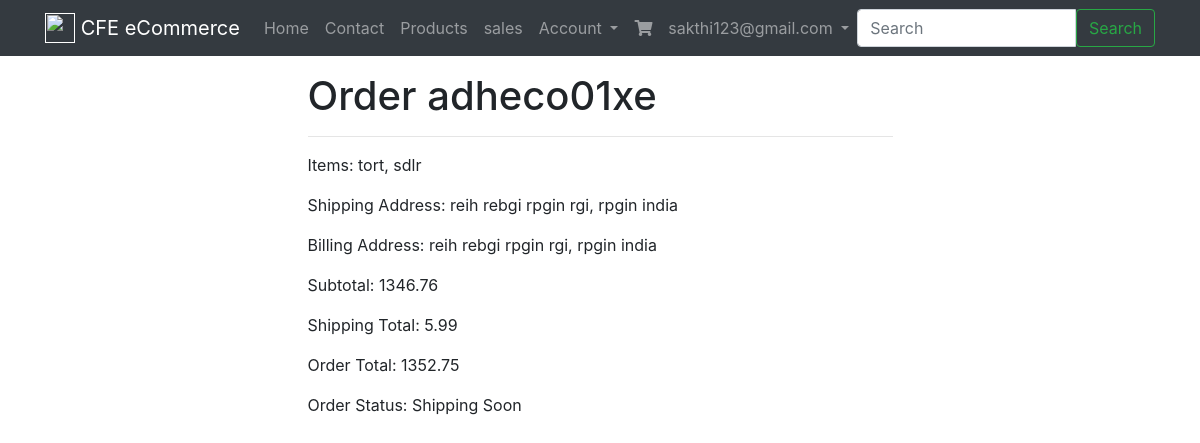
/order/detail/adheco01xe/ (signed in), run on the app's committed database.
### accounts/models.py (models this page shows, shortened)
class User(AbstractBaseUser):
	email = models.EmailField(max_length=290,unique=True)
	full_name=models.CharField(max_length=255,blank=True,null=True)
	is_active=models.BooleanField(default=True)
	active=models.BooleanField(default=True)
	staff=models.BooleanField(default=False)
	admin=models.BooleanField(default=False)
	timestamp=models.DateTimeField(auto_now_add=True)
	USERNAME_FIELD = 'email' #username
	REQUIRED_FIELDS = []
	objects = UserManager()

### orders/models.py (models this page shows, shortened)
class Order(models.Model):
	billing_profile=models.ForeignKey(BillingProfile,on_delete=models.CASCADE,null=True,blank=True)
	order_id = models.CharField(max_length=120,blank=True)
	shipping_address= models.ForeignKey(Address, related_name="shipping_address",on_delete=models.CASCADE,null=True, blank=True)
	billing_address= models.ForeignKey(Address, related_name="billing_address",on_delete=models.CASCADE,null=True, blank=True)
	cart = models.ForeignKey(Cart,on_delete=models.CASCADE)
	status = models.CharField(max_length=120,blank=True,default='created',choices=OrderChoices)
	shipping_total = models.DecimalField(max_digits=100,decimal_places=2,default=5.99)
	total = models.DecimalField(max_digits=100,decimal_places=2,default=0.00)
	active = models.BooleanField(default=True)
	updated = models.DateTimeField(auto_now=True)
	timestamp = models.DateTimeField(auto_now_add=True)
	objects=OrderManager()
	class Meta:
		ordering = ['-timestamp','-updated']
	def get_status(self):
		if self.status == "refunded":
			return "Refunded order"
		elif self.status == "shipped":
			return "Shipped"
		return "Shipping Soon"

### products/models.py (models this page shows, shortened)
class Product(models.Model):
	title=models.CharField(max_length=100)
	slug=models.SlugField(blank=True,unique=True)
	description=models.TextField(null=True,blank=True)
	price=models.DecimalField(max_digits=10,decimal_places=2)
	image=models.ImageField(upload_to=upload_image_path,null=True,blank=True)
	active=models.BooleanField(default=True)
	featured=models.BooleanField(default=False)
	is_digital = models.BooleanField(default=False)
	objects=ProductManager()
	def __str__(self):
		return self.title

### addresses/models.py (models this page shows, shortened)
class Address(models.Model):
	billing_profile = models.ForeignKey(BillingProfile,on_delete=models.CASCADE)
	address_type = models.CharField(max_length=120,choices=ADDRESS_TYPES)
	address_line_1 = models.CharField(max_length=120)
	address_line_2 = models.CharField(max_length=120)
	city = models.CharField(max_length=120)
	country = models.CharField(max_length=120,default="india")
	state=models.CharField(max_length=120)
	postal_code = models.CharField(max_length=120)
	def get_address(self):
		line1=self.address_line_1
		line2=self.address_line_2
		city=self.city
		state=self.state
		postal=self.postal_code
		country=self.country
		return f"{line1}\n{line2}\n{city}\n{state}, {postal}\n{country}"

### cart/models.py (models this page shows, shortened)
class Cart(models.Model):
	user = models.ForeignKey(User,on_delete=models.CASCADE,null=True,blank=True)
	products = models.ManyToManyField(Product,blank=True)
	subtotal=models.DecimalField(default=0.00,max_digits=100,decimal_places=2)
	total = models.DecimalField(default=0.00,max_digits=100,decimal_places=2)
	updated = models.DateTimeField(auto_now=True)
	timestamp = models.DateTimeField(auto_now_add=True)
	objects=CartManager()

### orders/views.py (the view)
# urls.py: path('detail/<str:order_id>/', OrderDetailView.as_view(), name='detail'),
class OrderDetailView(LoginRequiredMixin,DetailView):
	template_name="orders/order_detail.html"
	def get_object(self):
		qs=Order.objects.all().get(order_id=self.kwargs.get('order_id'))
		return qs

### orders/models.py (called while the page is built)
	def get_queryset(self):
		return OrderManagerQuerySet(self.model,using=self._db)

### products/models.py (called while the page is built)
	def active(self):
		return self.filter(active=True)

	def get_queryset(self):
		return ProductQuerySet(self.model,using=self._db)

	def all(self):
		return self.get_queryset().active()

### templates/orders/order_detail.html
{% extends "base.html" %}
{% block content %}
 <div class='row'>
    <div class='col-12 col-md-6 mx-auto'>
         <h1>Order {{ object.order_id }}</h1>
          <hr/>
    </div>
</div>
<div class='row'>
    <div class='col-12 col-md-6 mx-auto'>
<p>Items: {% for product in object.cart.products.all %}{{ product }}{% if not forloop.last %}, {% endif %}{% endfor %}</p>
<p>Shipping Address: {{ object.shipping_address.get_address }}</p>
<p>Billing Address: {{ object.shipping_address.get_address }}</p>
<p>Subtotal: {{ object.cart.total }}</p>
<p>Shipping Total: {{ object.shipping_total }}</p>
<p>Order Total: {{ object.total }}</p>
<p>Order Status: {{ object.get_status }}</p>
</div>
{% endblock %}

### templates/base/navbar.html (shortened to what this page needs)
{% url 'contact' as contact_url %}
{% url 'products:list' as product_list_url %}
{% url 'login' as login_url %}
{% url 'register' as register_url %}
{% url 'cart:home' as cart_url %}
{% url 'account:home' as account_url %}
{% url 'sales' as sales_url %}
<nav class="navbar navbar-expand-lg navbar-dark bg-dark mb-3">
   <div class='container'>
  <a class="navbar-brand" href="{{ home_url }}">
    <img src="http://getbootstrap.com/assets/brand/bootstrap-solid.svg" width="30" height="30" class="d-inline-block align-top" alt="">
    {% if brand_name %} {{brand_name }} {% else %}CFE eCommerce {% endif %}
  </a>
  <div class="collapse navbar-collapse" id="navbarSupportedContent">
    <ul class="navbar-nav mr-auto">
      <li class="nav-item {% if request.path == home_url %}active{% endif %}">
        <a class="nav-link" href="#">Home <span class="sr-only">(current)</span></a>
      </li>
      <li class="nav-item {% if request.path == contact_url %}active{% endif %}">
        <a class="nav-link" href="{{ contact_url }}">Contact</a>
      </li>
      <li class="nav-item {% if request.path == product_list_url %}active{% endif %}">
        <a class="nav-link" href="{{ product_list_url }}">Products</a>
      </li>
      <li class="nav-item {% if request.path == product_list_url %}active{% endif %}">
        <a class="nav-link" href="{{ sales_url }}">sales</a>
      </li>
      {% if request.user.is_authenticated %}
       <li class="nav-item dropdown">
        <a class="nav-link dropdown-toggle" href="#" id="navbarDropdown" role="button" data-toggle="dropdown" aria-haspopup="true" aria-expanded="false">
          Account
        </a>
      </li>
      {% endif %}
        <li class="nav-item {% if request.path == cart_url %}active{% endif %}">
          <a class="nav-link" href="{{ cart_url }}"><i class="fa fa-shopping-cart" aria-hidden="true"></i></a>
      </li>
        <li class="nav-item dropdown">
            <a class="nav-link dropdown-toggle" href="http://example.com" id="navbarDropdownMenuLink" data-toggle="dropdown" aria-haspopup="true" aria-expanded="false">
              {{request.user.email}}
            </a>
          </li>
    </ul>
    {% include 'search/form.html' %}
  </div>
</div>
</nav>

### data on the page
User: user.email "sakthi123@gmail.com"
Order: order_id "adheco01xe", shipping_address.get_address "reih rebgi rpgin rgi, rpgin india", cart.total "1346.76", shipping_total "5.99", total "1352.75", get_status "Shipping Soon"
Product: title "tort"
Product: title "sdlr"
